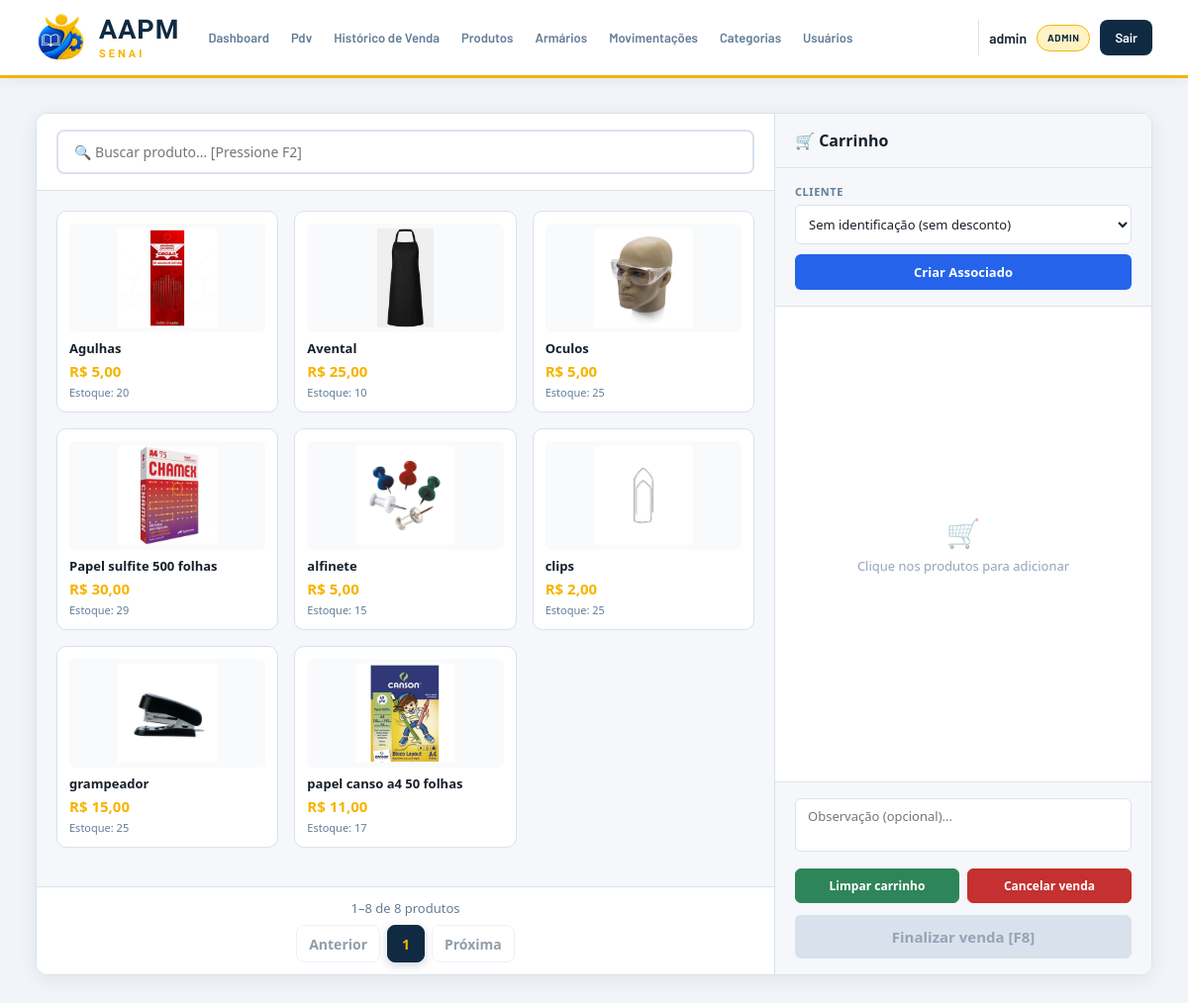
Page /pdv/ (signed in) on the earlier database version.
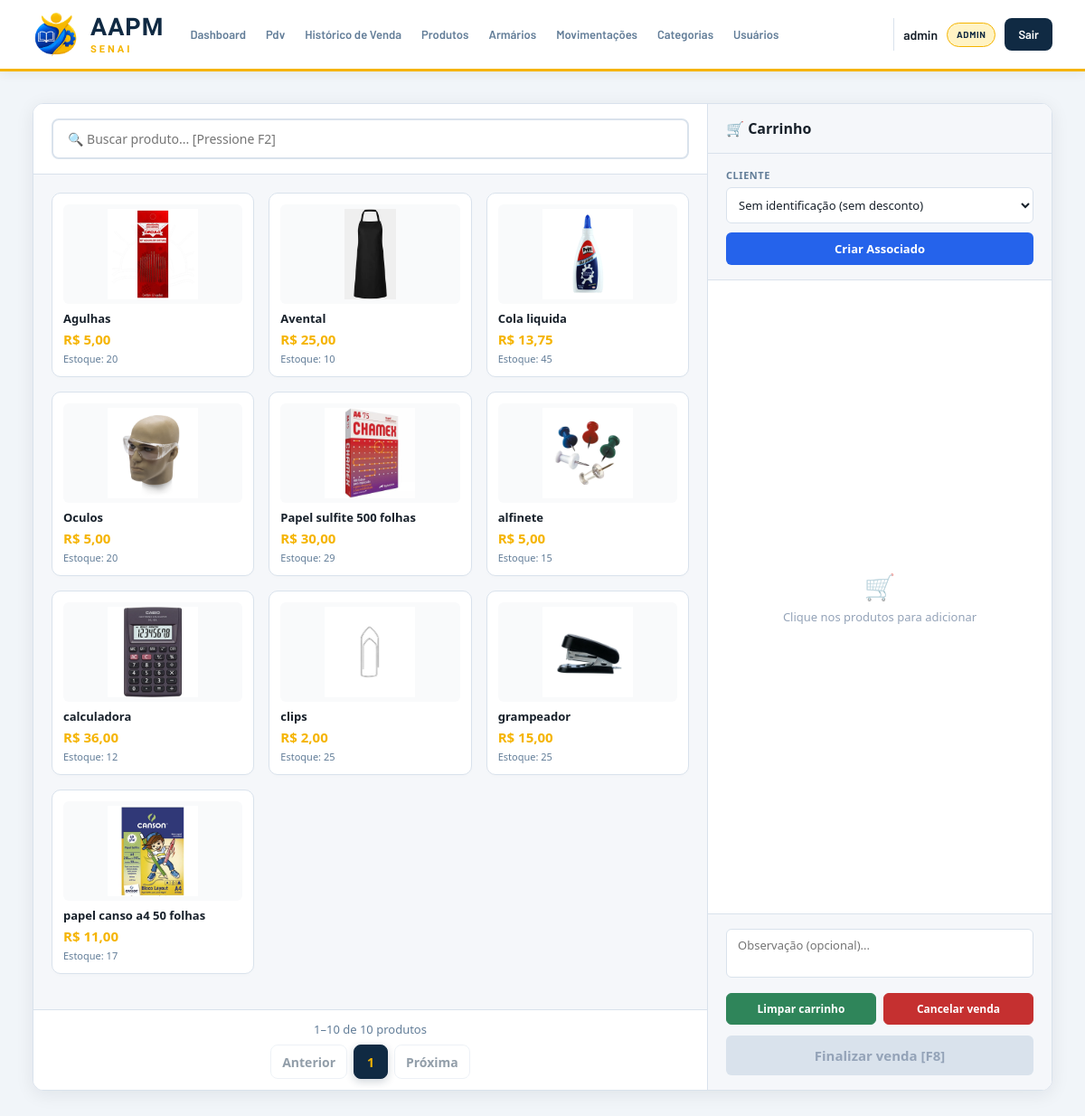
Same page on the later database version.
### app/models/produto.py (models this page shows, shortened)
class Produto(Base):
    __tablename__ = "produtos"
    id = Column(Integer, primary_key=True, autoincrement=True, index=True)
    nome = Column(String(150), nullable=False, index=True)
    preco = Column(Float, nullable=False, default=0.0)
    estoque_atual = Column(Integer, nullable=False, default=0)
    ativo = Column(Boolean, default=True)
    imagem_path = Column(String(255), nullable=True)
    categoria_id = Column(Integer, ForeignKey("categorias.id", ondelete="SET NULL"), nullable=True)
    categoria = relationship("Categoria", back_populates="produtos")
    tamanhos  = relationship("ProdutoTamanho", back_populates="produto", cascade="all, delete-orphan")

### app/controllers/pdv_controller.py (the view)
@router.get("/")
def tela_pdv(
    request: Request,
    db: Session = Depends(get_db),
    usuario=Depends(get_usuario_logado)
):
    produtos = (
        db.query(Produto)
        .filter(
            Produto.ativo == True,
            Produto.estoque_atual > 0
        )
        .order_by(Produto.nome)
        .all()
    )
    clientes = (
        db.query(Cliente)
        .filter(Cliente.ativo == True)
        .order_by(Cliente.nome)
        .all()
    )
    return templates.TemplateResponse(
        request,
        "pdv/index.html",
        {
            "request": request,
            "usuario": usuario,
            "produtos": produtos,
            "clientes": clientes,
            "desconto_associado": DESCONTO_ASSOCIADO,
        }
    )

### app/templates/pdv/index.html (shortened to what this page needs)
{% extends "base.html" %}
{% block extra_css %}
<link rel="stylesheet" href="/static/css/pdv.css?v=6">
{% endblock %}
{% block conteudo %}
<div class="pdv-layout" id="pdv-container" data-desconto="{{ desconto_associado }}">
    <section class="produtos-col">
        <div class="produtos-header">
            <input class="busca-input"
                   type="text"
                   id="busca-produto"
                   placeholder="🔍 Buscar produto... [Pressione F2]"
                   autocomplete="off">
        </div>
        <div class="produtos-grid" id="grade-produtos">
            {% for p in produtos %}
            <div class="produto-card {% if p.estoque_atual|int <= 0 %}sem-estoque{% endif %}"
                 data-id="{{ p.id }}"
                 data-nome="{{ p.nome }}"
                 data-preco="{{ p.preco }}"
                 data-estoque="{{ p.estoque_atual }}"
                 data-tem-tamanho="{{ 'true' if p.tamanhos else 'false' }}"
                 data-nome-lower="{{ p.nome.lower() }}"
                 onclick="adicionarAoCarrinho(this)">
                <img src="{{ url_for('static', path=p.imagem_path if p.imagem_path else 'img/sem-foto.png') }}"
                     onerror="this.src='/static/img/sem-foto.png'; this.onerror=null;">
                <div class="produto-card-nome">{{ p.nome }}</div>
                <div class="produto-card-preco">
                    R$ {{ "%.2f"|format(p.preco)|replace('.', ',') }}
                </div>
                <div class="produto-card-estoque">
                    Estoque: {{ p.estoque_atual }}
                </div>
            </div>
            {% endfor %}
        </div>
        <div class="produtos-rodape">
            <p class="produtos-resumo" id="resumo-produtos" role="status"></p>
            <div class="produtos-navegacao">
                <nav class="pagination produtos-pagination" id="paginacao-produtos" aria-label="Páginas dos produtos" hidden></nav>
            </div>
        </div>
    </section>
    <aside class="carrinho-col">
        <div class="carrinho-header">
            🛒 Carrinho
        </div>
        <div class="cliente-section">
            <label for="select-cliente">
                Cliente
            </label>
            <div class="cliente-input-group"
                 style="display: flex; flex-direction: column; gap: 8px;">
                <select class="cliente-select"
                        id="select-cliente"
                        onchange="atualizarCliente(this)">
                    <option value="0" data-associado="false">
                        Sem identificação (sem desconto)
                    </option>
                </select>
                {% if usuario and usuario.role == 'admin' %}
                <button type="button"
                        class="btn-novo-cliente"
                        onclick="window.location.href='/clientes/novo'"
                        title="Cadastrar Novo Associado">
                    Criar Associado
                </button>
                {% endif %}
            </div>
        </div>
        <div class="carrinho-itens"
             id="lista-carrinho"
             style="flex: 1; overflow-y: auto;">
            <div class="carrinho-vazio" id="msg-vazio">
                <span class="carrinho-vazio-icon">
                    🛒
                </span>
                Clique nos produtos para adicionar
            </div>
        </div>
        <div class="carrinho-footer"
             style="flex-shrink: 0;">
            <textarea class="obs-input"
                      id="obs-input"
                      rows="2"
                      placeholder="Observação (opcional)..."></textarea>
            <div class="pdv-cart-actions">
                <button class="btn-carrinho-acao" type="button" onclick="limparCarrinho()">Limpar carrinho</button>
                <button class="btn-carrinho-acao btn-carrinho-acao--danger" type="button" onclick="cancelarVenda()">Cancelar venda</button>
            </div>
            <form id="form-venda"
                  action="/pdv/finalizar"
                  method="post">
                <button class="btn-finalizar"
                        id="btn-finalizar"
                        type="button"
                        disabled
                        onclick="finalizarVenda()">
                    Finalizar venda [F8]
                </button>
            </form>
        </div>
    </aside>
</div>
{% endblock %}

### app/templates/base.html (shortened to what this page needs)
<!DOCTYPE html>
<html lang="pt-br">
<head>
  <link rel="stylesheet" href="/static/css/base.css?v=7">
  {% block extra_css %}{% endblock %}
</head>
<body>
  <header class="header">
    <div class="header-inner">
      <a href="/" class="logo-area" aria-label="Voltar para a página inicial">
        <img class="logo-image" src="/static/uploads/Logo%20simples.png" alt="AAPM SENAI" width="52" height="52">
        <div class="logo-text">
          <span class="logo-aapm">AAPM</span>
          <span class="logo-senai">SENAI</span>
        </div>
      </a>
      {% if usuario %}
      <nav class="nav">
        <a href="/"  class="nav-link">Dashboard</a>
        <a href="/pdv/"   class="nav-link">Pdv</a>
        <a href="/pdv/historico"   class="nav-link">Histórico de Venda</a>
        <a href="/produtos"   class="nav-link">Produtos</a>
        <a href="/armarios" class="nav-link">Armários</a>
        {% if usuario.role == 'admin' %}
        <a href="/movimentacoes" class="nav-link">Movimentações</a>
        <a href="/categorias" class="nav-link">Categorias</a>
          <a href="/usuarios" class="nav-link">Usuários</a>
        {% endif %}
      </nav>
      <div class="header-user">
        <span class="header-user__name">{{ usuario.nome }}</span>
        <span class="role-badge role-badge--{{ usuario.role|lower }}">{{ usuario.role }}</span>
        <a href="/auth/logout" class="btn-logout">Sair</a>
      </div>
      {% endif %}
    </div>
  </header>
  <main class="main-content">
    {% block conteudo %}{% endblock %}
  </main>
</body>
</html>

### app/static/css/base.css (style rules this page uses)
* { margin: 0; padding: 0; box-sizing: border-box; }
html { scroll-behavior: smooth; }
body { min-height: 100vh; display: flex; flex-direction: column; font-family: "Barlow", sans-serif; background: var(--fundo); color: var(--texto); -webkit-font-smoothing: antialiased; text-rendering: optimizeLegibility; }
:root { --azul: #102A43; --azul-2: #243B53; --azul-3: #486581; --laranja: #F5B400; --laranja-2: #D99F00; --laranja-claro: #FFF3C4; --branco: #FFFFFF; --fundo: #F5F7FA; --fundo-card: #FFFFFF; --texto: #17202A; --texto-secundario: #627D98; --borda: #D9E2EC; --verde: #2F855A; --vermelho: #C53030; --sombra: 0 5px 20px rgba(16, 42, 67, 0.08); --sombra-hover: 0 10px 28px rgba(16, 42, 67, 0.14); --radius: 12px; }
.header { width: 100%; background: var(--branco); border-bottom: 3px solid var(--laranja); position: sticky; top: 0; z-index: 1000; box-shadow: 0 2px 12px rgba(16, 42, 67, 0.07); }
.header-inner { width: min(1450px, 94%); min-height: 76px; margin: 0 auto; display: flex; align-items: center; gap: 30px; }
.logo-area { display: flex; align-items: center; gap: 12px; min-width: 145px; color: inherit; text-decoration: none; }
.logo-image { width: 52px; height: 52px; object-fit: contain; }
.logo-area, .logo-area:visited, .logo-area:hover, .logo-area:focus, .logo-area .logo-aapm, .logo-area .logo-senai { border-bottom: none; text-decoration: none !important; }
.logo-text { display: flex; flex-direction: column; line-height: 1; }
.logo-aapm { font-family: "Barlow Condensed", sans-serif; font-size: 27px; font-weight: 700; letter-spacing: 1px; color: var(--azul); }
.logo-senai { margin-top: 5px; font-family: "Barlow Condensed", sans-serif; font-size: 11px; font-weight: 700; letter-spacing: 3px; color: var(--laranja); }
.nav { flex: 1; display: flex; align-items: center; gap: 4px; }
.nav-link { position: relative; padding: 10px 13px; color: var(--texto-secundario); text-decoration: none; font-size: 14px; font-weight: 600; border-radius: 8px; transition: background 0.2s ease, color 0.2s ease, transform 0.2s ease; }
.nav-link::after { content: ""; position: absolute; left: 13px; right: 13px; bottom: 5px; height: 2px; background: var(--laranja); border-radius: 10px; transform: scaleX(0); transform-origin: center; transition: transform 0.2s ease; }
.header-user { display: flex; align-items: center; gap: 10px; padding-left: 18px; border-left: 1px solid var(--borda); }
.header-user__name { max-width: 145px; overflow: hidden; text-overflow: ellipsis; white-space: nowrap; color: var(--texto); font-size: 14px; font-weight: 600; }
.role-badge { display: inline-flex; align-items: center; justify-content: center; min-height: 27px; padding: 4px 10px; border-radius: 20px; font-size: 10px; font-weight: 700; text-transform: uppercase; letter-spacing: 0.6px; }
.role-badge--admin { background: var(--laranja-claro); color: var(--azul); border: 1px solid var(--laranja); }
.btn-logout { height: 36px; display: inline-flex; align-items: center; justify-content: center; padding: 0 15px; border-radius: 8px; background: var(--azul); color: var(--branco); text-decoration: none; font-size: 13px; font-weight: 600; transition: background 0.2s ease, transform 0.2s ease, box-shadow 0.2s ease; }
.main-content { width: min(1450px, 94%); flex: 1; margin: 0 auto; padding: 35px 0 55px; }
button, input, select, textarea { font-family: inherit; }
button { cursor: pointer; }
a { color: inherit; }
img { max-width: 100%; display: block; }
@media (max-width: 1250px) { .header-inner { gap: 20px; } }
@media (max-width: 1250px) { .nav-link { padding: 9px 9px; font-size: 13px; } }
@media (max-width: 1250px) { .header-user { padding-left: 10px; } }
@media (max-width: 1250px) { .header-user__name { max-width: 100px; } }
.pagination { display: flex; align-items: center; justify-content: center; flex-wrap: wrap; gap: .45rem; margin: 1.25rem 0 .25rem; }

### app/templates/pdv/index.html (style rules this page uses)
body { overflow: hidden !important; }
.produto-card img { width: 100%; height: 110px; object-fit: contain; background: #f9fafb; padding: 5px; border-radius: 6px; }

Differences in the rows shown:
added Produto: imagem_path (picture), nome "Cola liquida", preco "13,75", estoque_atual "45"
changed Produto "Oculos": estoque_atual "25" → "20"
added Produto: imagem_path (picture), nome "calculadora", preco "36,00", estoque_atual "12"
Other differences:
text written by a page script: "1–8 de 8 produtos" → "1–10 de 10 produtos"
